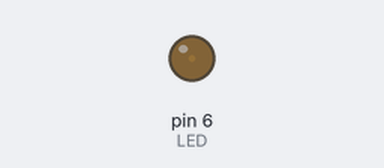
This sketch was run on a simulated Arduino Uno, built with avr-gcc and run on an emulated ATmega328P. Shown: output pins drawn as LEDs (lit = HIGH).

Above: at 0.05 s.
At 0.65 s:
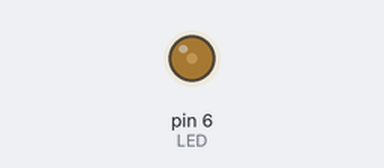
At 1.3 s:
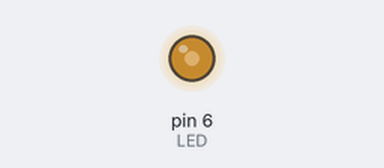
At 2.55 s:
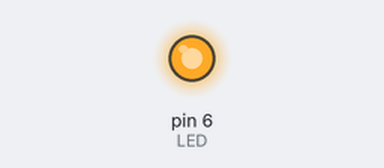
Timing chart, 0 to 7.0 s (numbered marks = the images above):
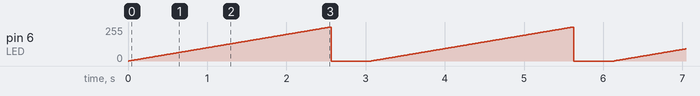

The sketch:

ex05_02_02.ino
```cpp
// analogWrite() 함수를 사용한 LED 밝기 조절

#define LED 6

void setup() {
  pinMode(LED, OUTPUT);
}

void loop() {
  for (int i = 0; i < 256; i++) {
    analogWrite(LED, i);
    delay(10);
  }
  digitalWrite(LED, 0);
  delay(500);
}
```

Measured:
- by itself, pin 6 (LED): ramps from 0/255 to 255/255 and jumps back, once every 3.1 s
